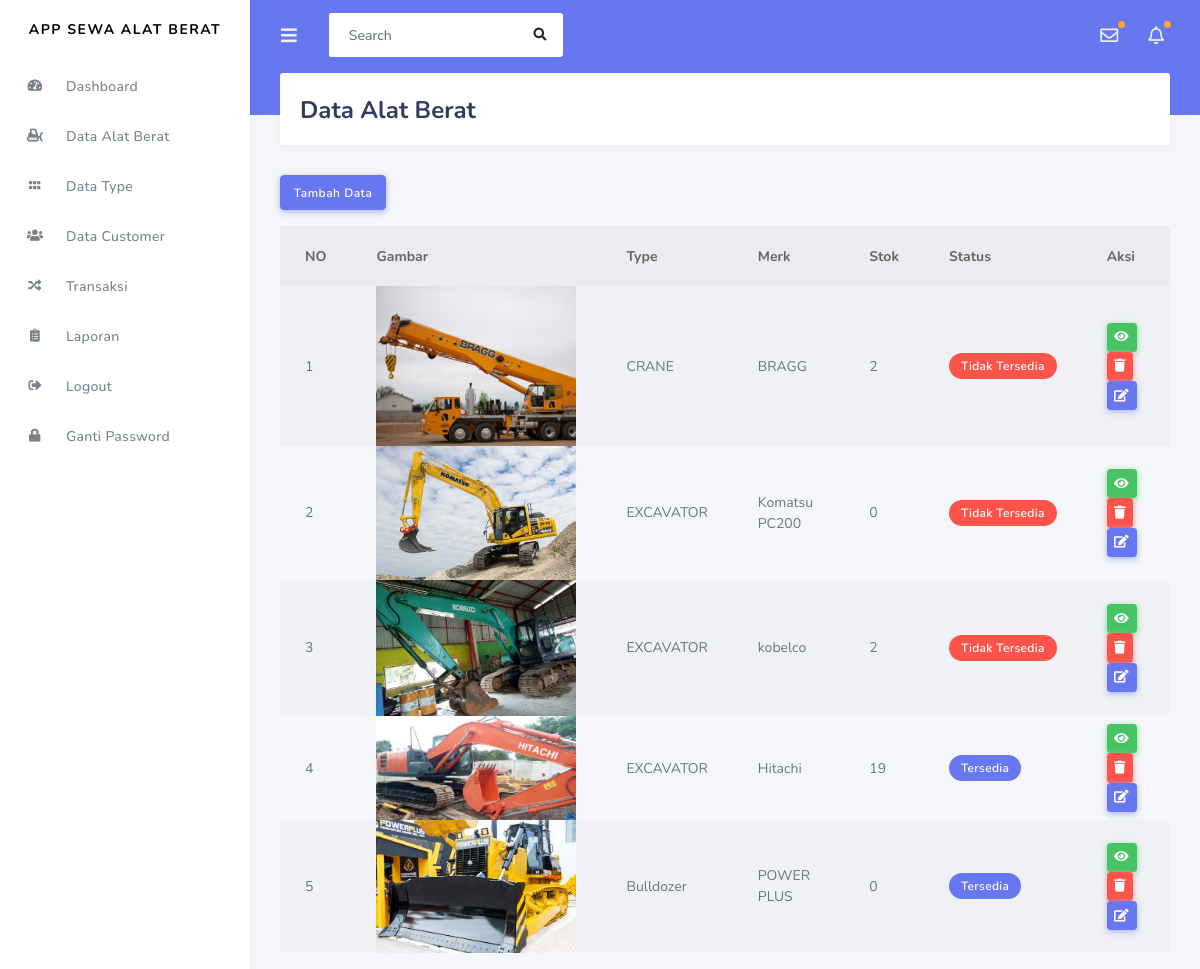
The app's page /index.php/admin/data_alat_berat with its own data.
### tables this page shows
CREATE TABLE `alat_berat` (
  `id_alat_berat` int NOT NULL,
  `kode_type` varchar(120) NOT NULL,
  `merk` varchar(20) NOT NULL,
  `stok` int NOT NULL,
  `status` varchar(50) NOT NULL,
  `harga` int NOT NULL,
  `denda` int NOT NULL,
  `operator` int NOT NULL,
  `BBM` int NOT NULL,
  `gambar` varchar(255) NOT NULL
);

### application/controllers/admin/data_alat_berat.php (called while the page is built, shortened)
<?php
class data_alat_berat extends CI_Controller
{
	public function index()
	{
		$data['alat_berat'] = $this->Rental_model->get_data('alat_berat')->result();
		$data['type'] = $this->Rental_model->get_data('type')->result();
		$this->load->view('templates_admin/header');
		$this->load->view('templates_admin/sidebar');
		$this->load->view('admin/data_alat_berat', $data);
		$this->load->view('templates_admin/footer');
	}
}

### index.php (called while the page is built, shortened)
<?php
require_once BASEPATH.'core/CodeIgniter.php';

### application/models/Rental_model.php (called while the page is built, shortened)
<?php
class Rental_model extends CI_model
{
    public function get_data($table)
    {
        return $this->db->get($table);
    }
}

### application/views/admin/data_alat_berat.php (the view, shortened to what this page needs)
<div class="main-content">
	<section class= "section">
		<div class="section-header">
			<h1>Data Alat Berat</h1>
		</div>
		<a href="<?php echo base_url('admin/data_alat_berat/tambah_alat_berat')?>" class="btn btn-primary mb-3">Tambah Data</a>
		<table class="table table-hover table-striped table-border">
		<thead>
			<tr>
				<th>NO</th>
				<th>Gambar</th>
				<th>Type</th>
				<th>Merk</th>
				<th>Stok</th>
				<th>Status</th>
				<th>Aksi</th>
			</tr>
		</thead>
		<tbody>
			<?php
			$no=1;
			foreach ($alat_berat as $ab) :?>
				<tr>
					<td><?php echo $no++ ?></td>
						<td>
							<img width="200px" src="<?php echo base_url().'assets/upload/'.$ab->gambar?> ">
						</td>
						<td><?php echo $ab->kode_type ?></td>
						<td><?php echo $ab->merk ?></td>
						<td><?php echo $ab->stok ?></td>
						<td><?php
						if ($ab->status =="0"){
							echo "<span class='badge badge-danger'> Tidak Tersedia </span>";
						}else {
							echo "<span class='badge badge-primary'> Tersedia </span>";
						}
						 ?></td>
						 <td>
						 	<a href="<?php echo base_url('admin/data_alat_berat/detail_alat_berat/').$ab->id_alat_berat ?>"class="btn btn-sm btn-success"><i class="fas fa-eye"></i></a>
						 	<a href="<?php echo base_url('admin/data_alat_berat/delete_alat_berat/').$ab->id_alat_berat ?>"class="btn btn-sm btn-danger"><i class="fas fa-trash"></i></a>
						 	<a href="<?php echo base_url('admin/data_alat_berat/update_alat_berat/').$ab->id_alat_berat ?>"class="btn btn-sm btn-primary"><i class="fas fa-edit"></i></a>
						 </td>
				 </tr>
	  	<?php endforeach; ?>
		</tbody>
		</table>
	</section>
</div>

### application/views/templates_admin/header.php (shortened to what this page needs)
<!DOCTYPE html>
<html lang="en">
<head>
  <link rel="stylesheet" href="https://stackpath.bootstrapcdn.com/bootstrap/4.3.1/css/bootstrap.min.css">
  <link rel="stylesheet" href="https://use.fontawesome.com/releases/v5.7.2/css/all.css">
  <link rel="stylesheet" href="<?php echo base_url('assets/assets_stisla/')?>/assets/css/style.css">
  <link rel="stylesheet" href="<?php echo base_url('assets/assets_stisla/')?>/assets/css/components.css">
</head>

### application/views/templates_admin/sidebar.php (shortened to what this page needs)
<body>
  <div id="app">
    <div class="main-wrapper">
      <div class="navbar-bg"></div>
      <nav class="navbar navbar-expand-lg main-navbar">
        <form class="form-inline mr-auto">
          <ul class="navbar-nav mr-3">
            <li><a href="#" data-toggle="sidebar" class="nav-link nav-link-lg"><i class="fas fa-bars"></i></a></li>
          </ul>
          <div class="search-element">
            <input class="form-control" type="search" placeholder="Search" aria-label="Search" data-width="250">
            <button class="btn" type="submit"><i class="fas fa-search"></i></button>
          </div>
        </form>
        <ul class="navbar-nav navbar-right">
          <li class="dropdown dropdown-list-toggle"><a href="#" data-toggle="dropdown" class="nav-link nav-link-lg message-toggle beep"><i class="far fa-envelope"></i></a>
          </li>
          <li class="dropdown dropdown-list-toggle"><a href="#" data-toggle="dropdown" class="nav-link notification-toggle nav-link-lg beep"><i class="far fa-bell"></i></a>
          </li>
        </ul>
      </nav>
      <div class="main-sidebar">
        <aside id="sidebar-wrapper">
          <div class="sidebar-brand">
            <a href="index.html">APP SEWA ALAT BERAT</a>
          </div>
          <ul class="sidebar-menu">
              <li><a class="nav-link" href="<?php echo base_url('admin/dashboard')?>"><i class="fas fa-tachometer-alt"></i> <span>Dashboard</span></a></li>
              <li><a class="nav-link" href="<?php echo base_url('admin/data_alat_berat') ?>"><i class="fas fa-snowplow"></i> <span>Data Alat Berat</span></a></li>
              <li><a class="nav-link" href="<?php echo base_url('admin/data_type') ?>"><i class="fas fa-grip-horizontal"></i> <span>Data Type</span></a></li>
              <li><a class="nav-link" href="<?php echo base_url('admin/data_customer') ?>"><i class="fas fa-users"></i> <span>Data Customer</span></a></li>
              <li><a class="nav-link" href="<?php echo base_url('admin/transaksi') ?>"><i class="fas fa-random"></i> <span>Transaksi</span></a></li>
              <li><a class="nav-link" href="<?php echo base_url('admin/laporan/') ?>"><i class="fas fa-clipboard-list"></i> <span>Laporan</span></a></li>
              <li><a class="nav-link" href="<?php echo base_url('auth/logout/') ?>"><i class="fas fa-sign-out-alt"></i> <span>Logout</span></a></li>
              <li><a class="nav-link" href="<?php echo base_url('auth/ganti_password') ?>"><i class="fas fa-lock"></i> <span>Ganti Password</span></a></li>
            </ul>
        </aside>
      </div>

### application/views/templates_admin/footer.php (shortened to what this page needs)
    </div>
  </div>
</body>
</html>

### records on screen
alat_berat: gambar (picture), kode_type "CRANE", merk "BRAGG", stok "2", status "Tidak Tersedia"
alat_berat: gambar (picture), kode_type "EXCAVATOR", merk "Komatsu PC200", stok "0", status "Tidak Tersedia"
alat_berat: gambar (picture), kode_type "EXCAVATOR", merk "kobelco", stok "2", status "Tidak Tersedia"
alat_berat: gambar (picture), kode_type "EXCAVATOR", merk "Hitachi", stok "19", status "Tersedia"
alat_berat: gambar (picture), kode_type "Bulldozer", merk "POWER PLUS", stok "0", status "Tersedia"
